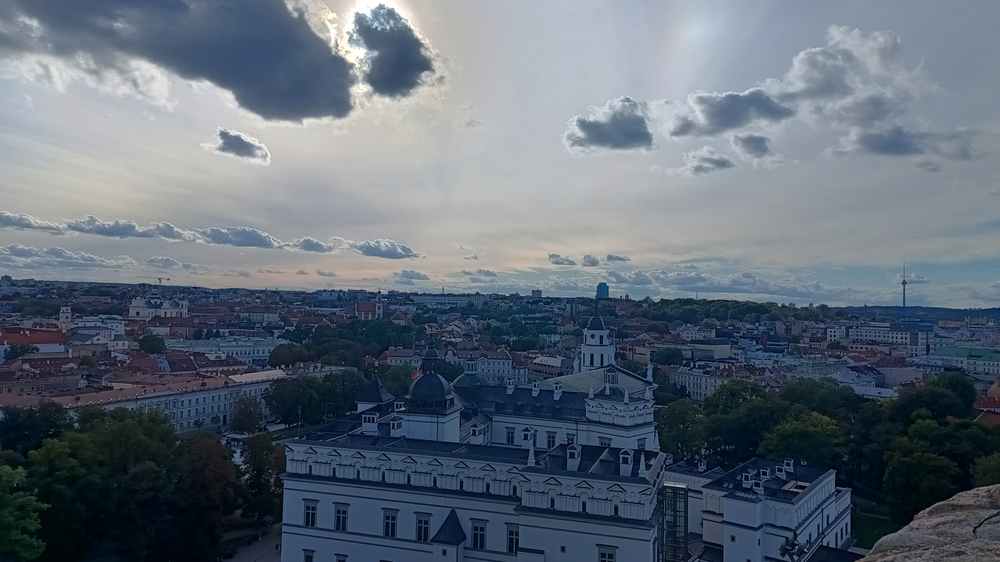
#> input picture img/img1.png, 1000 x 562 px, shrunk from 4000 x 2250 before the run; its folder holds only this picture in this run
$ python hw1.py
#> lines starting #> are read from the running program, lines starting #| are printed output that depends on the picture
#> further down, img is the input picture: shape (562, 1000, 3); mean B, G, R 118.8, 106.3, 95.6
import cv2 as cv
import numpy as np
from skimage.metrics import structural_similarity as ssim

N = 4 # number of images to process
WRITE_IMG = False #set to True if you want to save all the processed images, False otherwise


# 1. degrading the image by applying Gaussian noise and decreasing contrast
def degrade_image(image):
    rng = np.random.default_rng(72)
    alpha, sdev = 0.8, 5

    x = image.astype(np.float32)
    x = 127.5 + alpha * (x - 127.5)
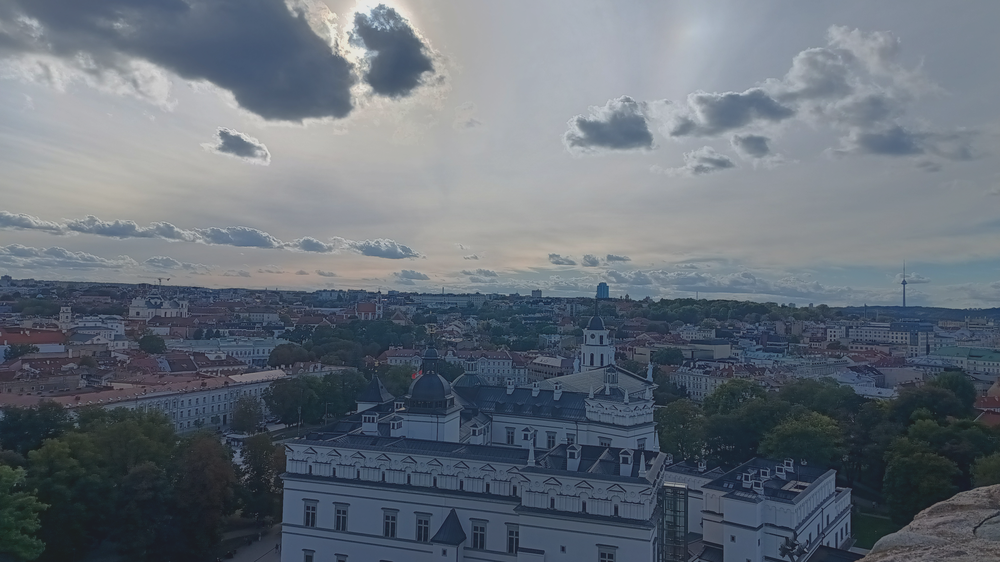
#> x: shape (562, 1000, 3) float32; mean B, G, R 120.6, 110.6, 102
    x = x + rng.normal(0, sdev, image.shape)
    return np.clip(np.round(x), 0, 255).astype(np.uint8)

# 2. Linear contrast stretching
def linear_contrast_stretching(image):
    # Get the minimum and maximum pixel values in the image
    min_pixel = np.min(image)
    max_pixel = np.max(image)

    # Apply linear contrast stretching formula
    stretched_image = (image - min_pixel) * (255 / (max_pixel - min_pixel))
    stretched_image = stretched_image.astype(np.uint8)

    return stretched_image

# 3. histogram equalization on luminance channel of cie-lab color space
def histogram_equalization(image):
    lab_image = cv.cvtColor(image, cv.COLOR_BGR2LAB)
    l, a, b = cv.split(lab_image)
    # equalize the histogram of the L channel, a, b unchanged
    l = cv.equalizeHist(l)
    equalized_lab_image = cv.merge((l, a, b))
    equalized_image = cv.cvtColor(equalized_lab_image, cv.COLOR_LAB2BGR)
    return equalized_image

# 4. my method: bilateral denoising with linear contrast stretching
def bilateral_denoising(image):
    denoised_image = cv.bilateralFilter(image, d=9, sigmaColor=25, sigmaSpace=75)
    return linear_contrast_stretching(denoised_image)

# clean metrics.csv file
with open("metrics.csv", "w", encoding="utf-8", newline="") as f: f.truncate(0)

# insert csv header
with open('metrics.csv', 'a') as f:
    f.write('Image,Metric,Degraded,Linear Contrast Stretching,Histogram Equalization,Bilateral Denoising\n')

for i in range(1, N+1):
    img = cv.imread(f'img/img{i}.png')
#> (the run stopped early here; a loop or call above may not have finished)
